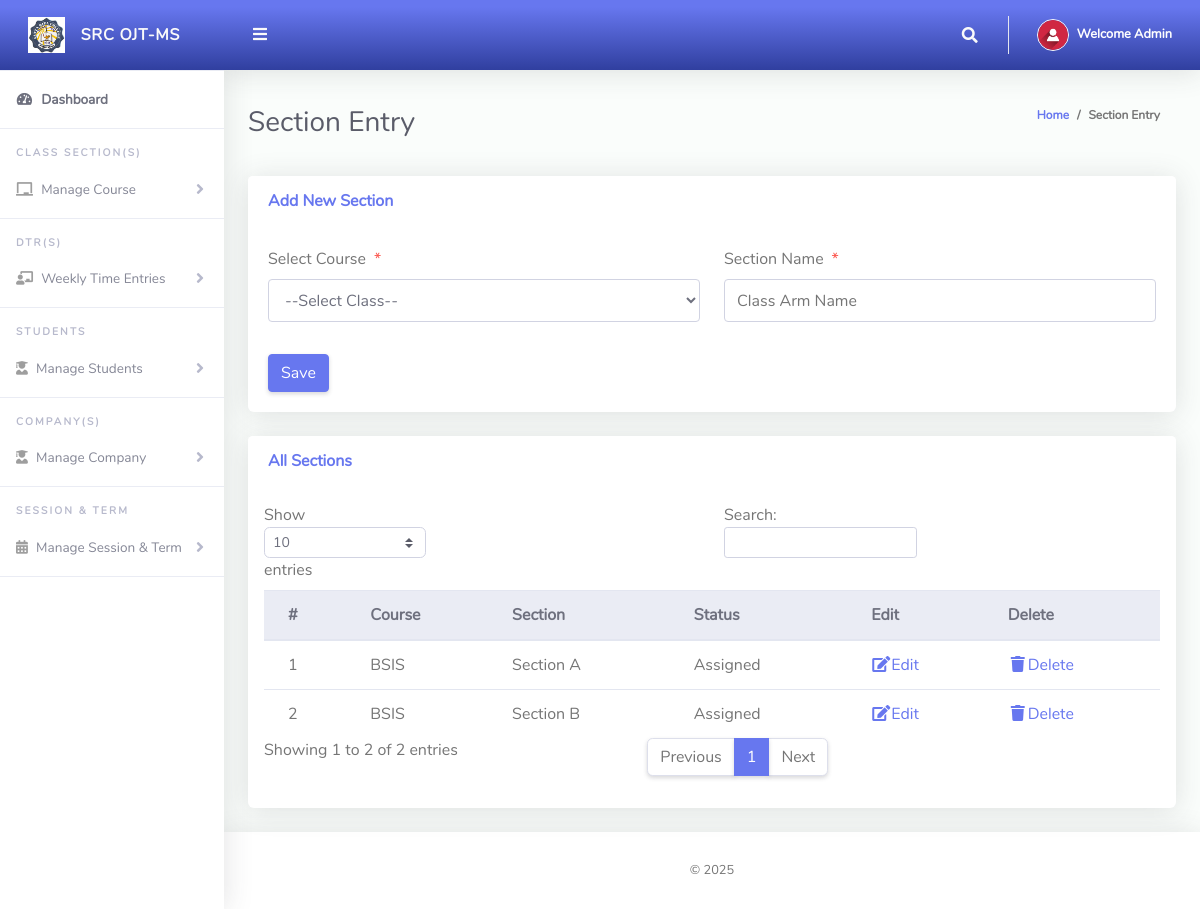
/Admin/createClassArms.php (signed in), run on the app's committed database.
### tables this page shows
CREATE TABLE `tblclassarms` (
  `Id` int(10) NOT NULL,
  `classId` varchar(10) NOT NULL,
  `classArmName` varchar(255) NOT NULL,
  `isAssigned` varchar(10) NOT NULL
);

CREATE TABLE `tblclass` (
  `Id` int(10) NOT NULL,
  `className` varchar(255) NOT NULL
);

### Admin/createClassArms.php (the view, shortened to what this page needs)
<?php
include '../Includes/dbcon.php';
?>
<!DOCTYPE html>
<html lang="en">
<head>
  <link href="../vendor/fontawesome-free/css/all.min.css" rel="stylesheet" type="text/css">
  <link href="../vendor/bootstrap/css/bootstrap.min.css" rel="stylesheet" type="text/css">
  <link href="css/ruang-admin.min.css" rel="stylesheet">
</head>
<body id="page-top">
  <div id="wrapper">
      <?php include "Includes/sidebar.php";?>
    <div id="content-wrapper" class="d-flex flex-column">
      <div id="content">
       <?php include "Includes/topbar.php";?>
        <div class="container-fluid" id="container-wrapper">
          <div class="d-sm-flex align-items-center justify-content-between mb-4">
            <h1 class="h3 mb-0 text-gray-800">Section Entry</h1>
            <ol class="breadcrumb">
              <li class="breadcrumb-item"><a href="./">Home</a></li>
              <li class="breadcrumb-item active" aria-current="page">Section Entry</li>
            </ol>
          </div>
          <div class="row">
            <div class="col-lg-12">
              <div class="card mb-4">
                <div class="card-header py-3 d-flex flex-row align-items-center justify-content-between">
                  <h6 class="m-0 font-weight-bold text-primary">Add New Section</h6>
                </div>
                <div class="card-body">
                  <form method="post">
                    <div class="form-group row mb-3">
                        <div class="col-xl-6">
                        <label class="form-control-label">Select Course<span class="text-danger ml-2">*</span></label>
                         <?php
                        $qry= "SELECT * FROM tblclass ORDER BY className ASC";
                        $result = $conn->query($qry);
                        $num = $result->num_rows;
                        if ($num > 0){
                          echo ' <select required name="classId" class="form-control mb-3">';
                          echo'<option value="">--Select Class--</option>';
                                  echo '</select>';
                              }
                            ?>
                        </div>
                        <div class="col-xl-6">
                        <label class="form-control-label">Section Name<span class="text-danger ml-2">*</span></label>
                      <input type="text" class="form-control" name="classArmName" value="<?php echo $row['classArmName'];?>" id="exampleInputFirstName" placeholder="Class Arm Name">
                        </div>
                    </div>
                      <?php
                    if (isset($Id))
                    {
                    ?>
                    <button type="submit" name="update" class="btn btn-warning">Update</button>
                    &nbsp;&nbsp;&nbsp;&nbsp;&nbsp;&nbsp;&nbsp;&nbsp;&nbsp;&nbsp;
                    <?php
                    } else {
                    ?>
                    <button type="submit" name="save" class="btn btn-primary">Save</button>
                    <?php
                    }
                    ?>
                  </form>
                </div>
              </div>
                 <div class="row">
              <div class="col-lg-12">
              <div class="card mb-4">
                <div class="card-header py-3 d-flex flex-row align-items-center justify-content-between">
                  <h6 class="m-0 font-weight-bold text-primary">All Sections</h6>
                </div>
                <div class="table-responsive p-3">
                  <table class="table align-items-center table-flush table-hover" id="dataTableHover">
                    <thead class="thead-light">
                      <tr>
                        <th>#</th>
                        <th>Course</th>
                        <th>Section</th>
                         <th>Status</th>
                        <th>Edit</th>
                        <th>Delete</th>
                      </tr>
                    </thead>
                    <tbody>
                  <?php
                      $query = "SELECT tblclassarms.Id,tblclassarms.isAssigned,tblclass.className,tblclassarms.classArmName
                      FROM tblclassarms
                      INNER JOIN tblclass ON tblclass.Id = tblclassarms.classId";
                      $rs = $conn->query($query);
                      $num = $rs->num_rows;
                      $sn=0;
                      $status="";
                      if($num > 0)
                      {
                        while ($rows = $rs->fetch_assoc())
                          {
                              if($rows['isAssigned'] == '1'){$status = "Assigned";}else{$status = "UnAssigned";}
                             $sn = $sn + 1;
                            echo"
                              <tr>
                                <td>".$sn."</td>
                                <td>".$rows['className']."</td>
                                <td>".$rows['classArmName']."</td>
                                <td>".$status."</td>
                                <td><a href='?action=edit&Id=".$rows['Id']."'><i class='fas fa-fw fa-edit'></i>Edit</a></td>
                                <td><a href='?action=delete&Id=".$rows['Id']."'><i class='fas fa-fw fa-trash'></i>Delete</a></td>
                              </tr>";
                          }
                      }
                      else
                      {
                           echo
                           "<div class='alert alert-danger' role='alert'>
                            No Record Found!
                            </div>";
                      }
                      ?>
                    </tbody>
                  </table>
                </div>
              </div>
            </div>
            </div>
          </div>
        </div>
      </div>
       <?php include "Includes/footer.php";?>
    </div>
  </div>
</body>
</html>

### Admin/Includes/topbar.php (shortened to what this page needs)
<?php
  $query = "SELECT * FROM tbladmin WHERE Id = ".$_SESSION['userId']."";
  $rs = $conn->query($query);
  $rows = $rs->fetch_assoc();
  $fullName = $rows['firstName']." ".$rows['lastName'];
?>
<nav class="navbar navbar-expand navbar-light bg-gradient-primary topbar mb-4 static-top">
          <button id="sidebarToggleTop" class="btn btn-link rounded-circle mr-3">
            <i class="fa fa-bars"></i>
          </button>
          <ul class="navbar-nav ml-auto">
            <li class="nav-item dropdown no-arrow">
              <a class="nav-link dropdown-toggle" href="#" id="searchDropdown" role="button" data-toggle="dropdown"
                aria-haspopup="true" aria-expanded="false">
                <i class="fas fa-search fa-fw"></i>
              </a>
            </li>
            <li class="nav-item dropdown no-arrow">
              <a class="nav-link dropdown-toggle" href="#" id="userDropdown" role="button" data-toggle="dropdown"
                aria-haspopup="true" aria-expanded="false">
                <img class="img-profile rounded-circle" src="img/user-icn.png" style="max-width: 60px">
                <span class="ml-2 d-none d-lg-inline text-white small"><b>Welcome <?php echo $fullName;?></b></span>
              </a>
            </li>
          </ul>
        </nav>

### data on the page
tblclassarms: classId.className "BSIS", classArmName "Section A", isAssigned "Assigned"
tblclassarms: classId.className "BSIS", classArmName "Section B", isAssigned "Assigned"

### other printed values
$fullName "Admin"
